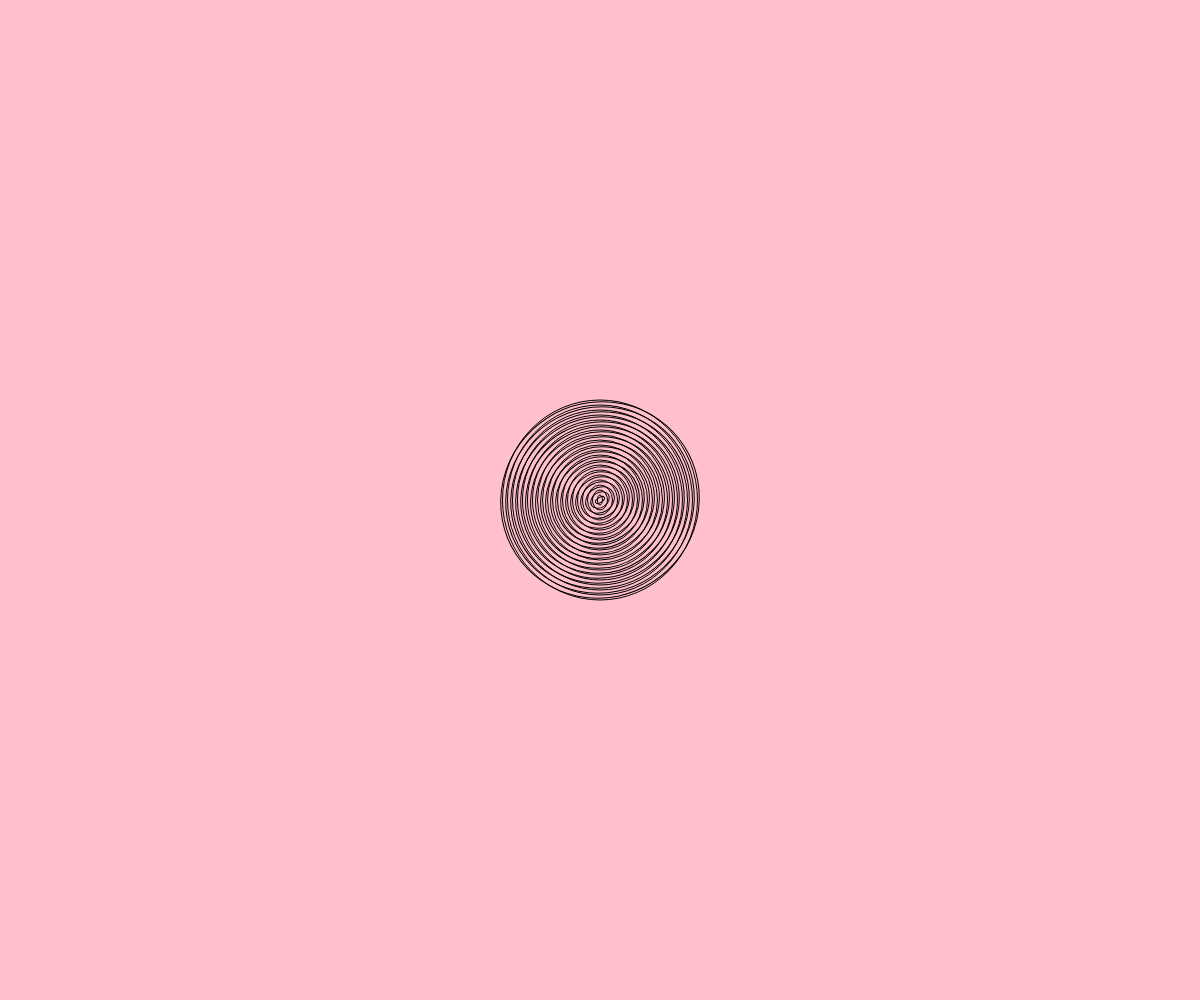
Frame 1 (no input)
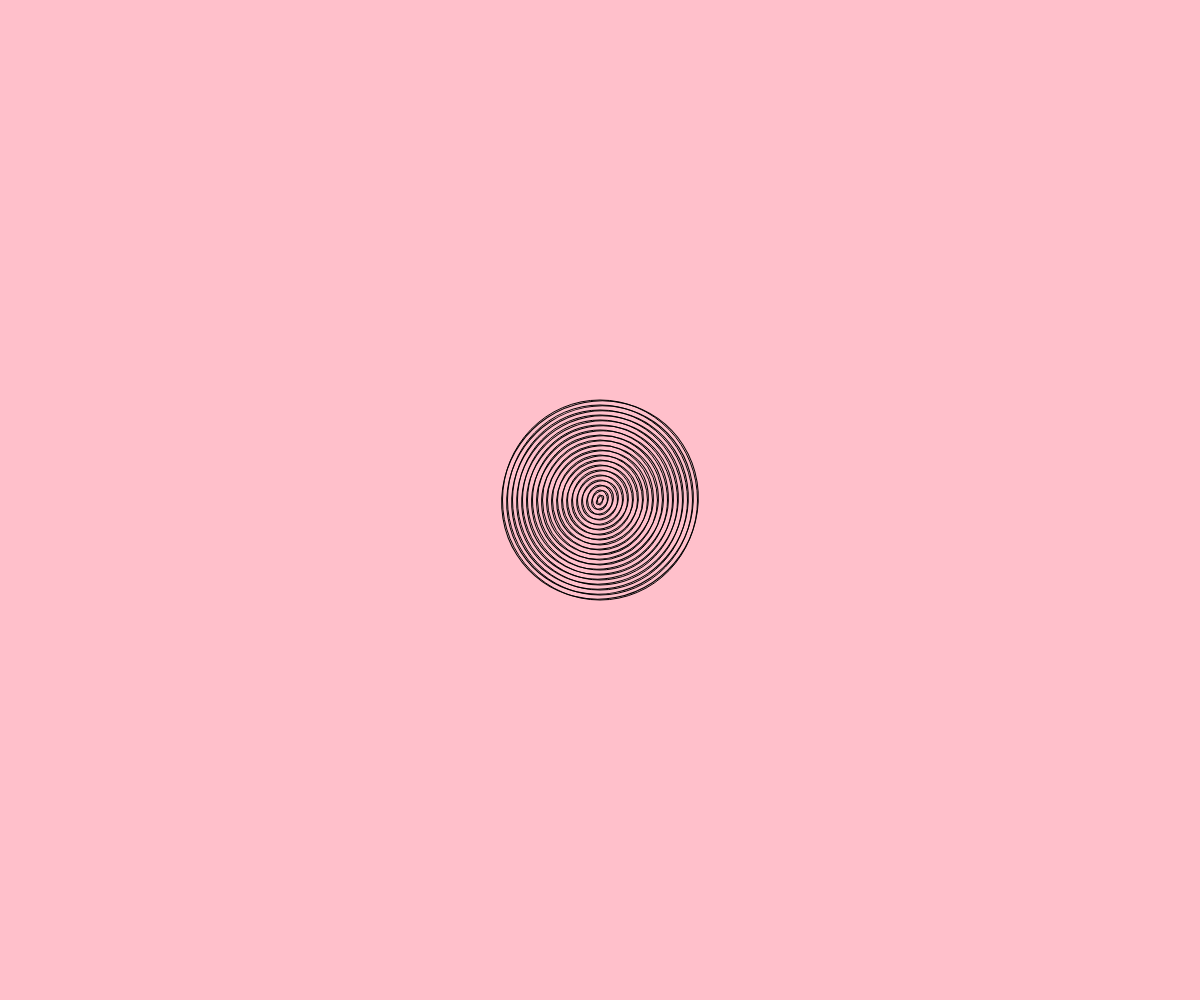
Frame 60 (no input)
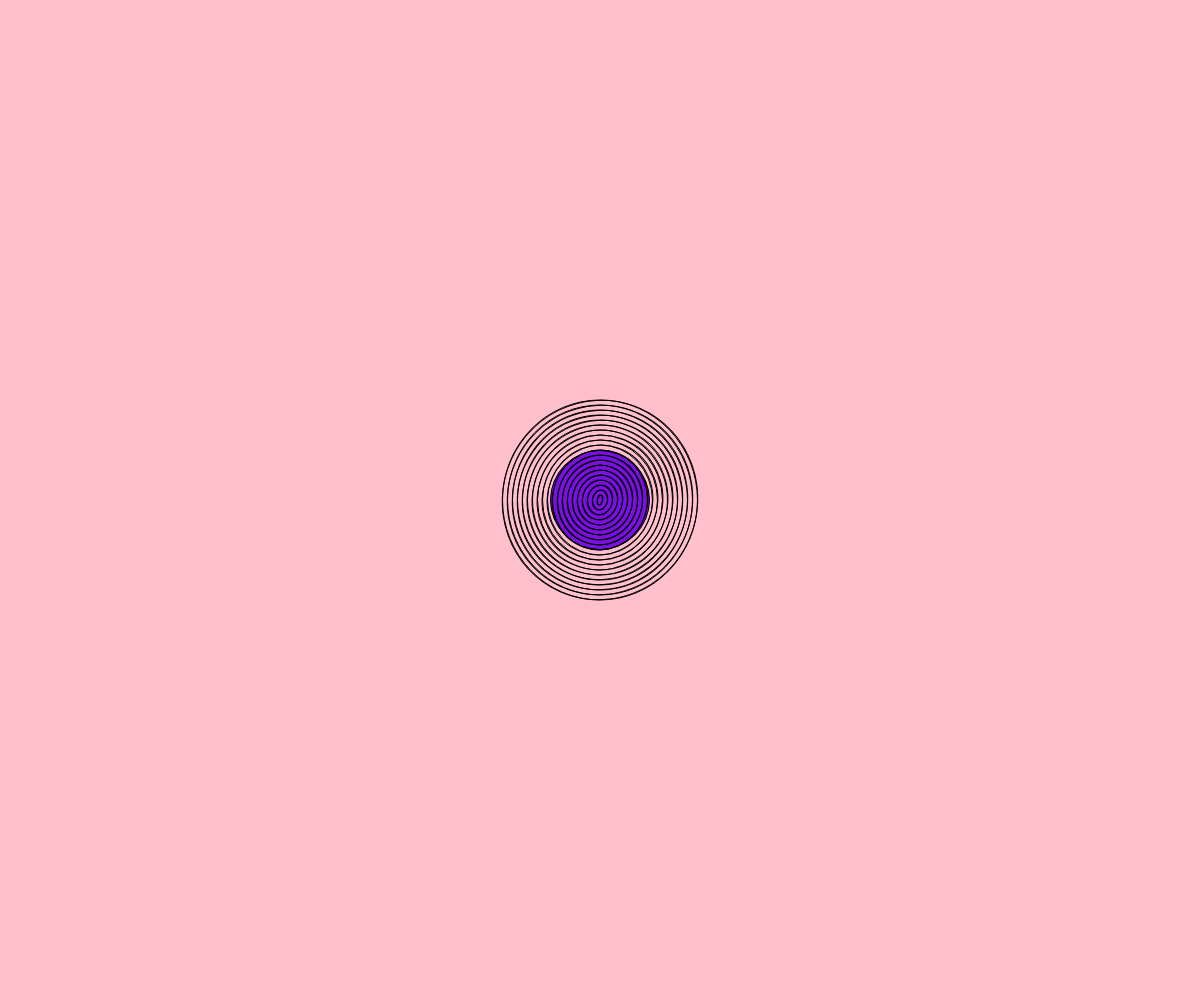
Frame 120 (the mouse pressed at the canvas centre since frame 60)

The p5.js sketch that drew these frames (run headless with seeded random() and noise() and a simulated clock; from frame 60 on, the mouse is pressed at the canvas centre):

// p5.js sketch
// ── sketch.js

let a = 1;
let x = 0;
let speed = 1;

var r, g, b;

function setup() {
  createCanvas(windowWidth, windowHeight);


  drawCircle();
  frameRate(50);
  r = random(255);
  g = random(255);
  b = random(255);


}
//create array for width and height of ellipses
var hypno= [5,15,25,35,45,55,65,75,85,95,105,115,125,135,145,155,165,175,185,195];


function draw() {
  background('pink');
  r = random(255);
  g = random(255);
  b = random(255);



  if ( mouseIsPressed ) {
fill(150,g,b);
apoc();

  }


  if ( x > 200 || x < -200 ) {
      speed = speed * -1;
  }
  x = x + speed;

  translate(width/2, height/2);
  drawCircle();
  rotate(a);
  drawCircle();
  a = a + 0.1;








}

function drawCircle() {
  noFill();
  for (let i = 0; i < 20; i++) {
        // draw an ellipse
    ellipse(0, 0, hypno[i],hypno[i]+5);
    }
}

function apoc() {

  for (let i = 0; i < 100; i++) {
        // draw an ellipse
    fill(r,g,b);
    ellipse(mouseX,mouseY,i,i);
  }
}
